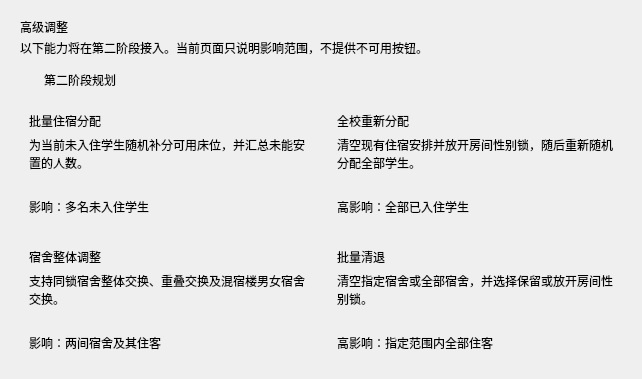
<?xml version="1.0" encoding="UTF-8"?>
<ui version="4.0">
 <class>AdvancedAdjustmentPage</class>
 <widget class="QWidget" name="AdvancedAdjustmentPage">
  <layout class="QVBoxLayout" name="pageLayout" stretch="0,0,1">
   <property name="spacing"><number>14</number></property><property name="leftMargin"><number>20</number></property><property name="topMargin"><number>18</number></property><property name="rightMargin"><number>20</number></property><property name="bottomMargin"><number>18</number></property>
   <item>
    <layout class="QVBoxLayout" name="headingLayout"><property name="spacing"><number>3</number></property>
     <item><widget class="QLabel" name="headingLabel"><property name="text"><string>高级调整</string></property><property name="pageHeading" stdset="0"><bool>true</bool></property></widget></item>
     <item><widget class="QLabel" name="headingDescriptionLabel"><property name="text"><string>以下能力将在第二阶段接入。当前页面只说明影响范围，不提供不可用按钮。</string></property><property name="wordWrap"><bool>true</bool></property><property name="pageDescription" stdset="0"><bool>true</bool></property></widget></item>
    </layout>
   </item>
   <item><widget class="QLabel" name="phaseLabel"><property name="text"><string>第二阶段规划</string></property><property name="phaseBadge" stdset="0"><bool>true</bool></property><property name="alignment"><set>Qt::AlignmentFlag::AlignCenter</set></property><property name="maximumSize"><size><width>120</width><height>30</height></size></property></widget></item>
   <item>
    <layout class="QGridLayout" name="cardGrid"><property name="horizontalSpacing"><number>14</number></property><property name="verticalSpacing"><number>14</number></property>
     <item row="0" column="0">
      <widget class="QFrame" name="batchAssignmentCard"><property name="advancedCard" stdset="0"><bool>true</bool></property><layout class="QVBoxLayout" name="batchAssignmentLayout"><item><widget class="QLabel" name="batchAssignmentTitle"><property name="text"><string>批量住宿分配</string></property><property name="detailHeading" stdset="0"><bool>true</bool></property></widget></item><item><widget class="QLabel" name="batchAssignmentDescription"><property name="text"><string>为当前未入住学生随机补分可用床位，并汇总未能安置的人数。</string></property><property name="wordWrap"><bool>true</bool></property><property name="pageDescription" stdset="0"><bool>true</bool></property></widget></item><item><spacer name="batchAssignmentSpacer"><property name="orientation"><enum>Qt::Orientation::Vertical</enum></property><property name="sizeHint" stdset="0"><size><width>20</width><height>20</height></size></property></spacer></item><item><widget class="QLabel" name="batchAssignmentImpact"><property name="text"><string>影响：多名未入住学生</string></property><property name="detailSubheading" stdset="0"><bool>true</bool></property></widget></item></layout></widget>
     </item>
     <item row="0" column="1">
      <widget class="QFrame" name="reassignmentCard"><property name="advancedCard" stdset="0"><bool>true</bool></property><layout class="QVBoxLayout" name="reassignmentLayout"><item><widget class="QLabel" name="reassignmentTitle"><property name="text"><string>全校重新分配</string></property><property name="detailHeading" stdset="0"><bool>true</bool></property></widget></item><item><widget class="QLabel" name="reassignmentDescription"><property name="text"><string>清空现有住宿安排并放开房间性别锁，随后重新随机分配全部学生。</string></property><property name="wordWrap"><bool>true</bool></property><property name="pageDescription" stdset="0"><bool>true</bool></property></widget></item><item><spacer name="reassignmentSpacer"><property name="orientation"><enum>Qt::Orientation::Vertical</enum></property><property name="sizeHint" stdset="0"><size><width>20</width><height>20</height></size></property></spacer></item><item><widget class="QLabel" name="reassignmentImpact"><property name="text"><string>高影响：全部已入住学生</string></property><property name="detailSubheading" stdset="0"><bool>true</bool></property></widget></item></layout></widget>
     </item>
     <item row="1" column="0">
      <widget class="QFrame" name="dormSwapCard"><property name="advancedCard" stdset="0"><bool>true</bool></property><layout class="QVBoxLayout" name="dormSwapLayout"><item><widget class="QLabel" name="dormSwapTitle"><property name="text"><string>宿舍整体调整</string></property><property name="detailHeading" stdset="0"><bool>true</bool></property></widget></item><item><widget class="QLabel" name="dormSwapDescription"><property name="text"><string>支持同锁宿舍整体交换、重叠交换及混宿楼男女宿舍交换。</string></property><property name="wordWrap"><bool>true</bool></property><property name="pageDescription" stdset="0"><bool>true</bool></property></widget></item><item><spacer name="dormSwapSpacer"><property name="orientation"><enum>Qt::Orientation::Vertical</enum></property><property name="sizeHint" stdset="0"><size><width>20</width><height>20</height></size></property></spacer></item><item><widget class="QLabel" name="dormSwapImpact"><property name="text"><string>影响：两间宿舍及其住客</string></property><property name="detailSubheading" stdset="0"><bool>true</bool></property></widget></item></layout></widget>
     </item>
     <item row="1" column="1">
      <widget class="QFrame" name="clearDormCard"><property name="advancedCard" stdset="0"><bool>true</bool></property><layout class="QVBoxLayout" name="clearDormLayout"><item><widget class="QLabel" name="clearDormTitle"><property name="text"><string>批量清退</string></property><property name="detailHeading" stdset="0"><bool>true</bool></property></widget></item><item><widget class="QLabel" name="clearDormDescription"><property name="text"><string>清空指定宿舍或全部宿舍，并选择保留或放开房间性别锁。</string></property><property name="wordWrap"><bool>true</bool></property><property name="pageDescription" stdset="0"><bool>true</bool></property></widget></item><item><spacer name="clearDormSpacer"><property name="orientation"><enum>Qt::Orientation::Vertical</enum></property><property name="sizeHint" stdset="0"><size><width>20</width><height>20</height></size></property></spacer></item><item><widget class="QLabel" name="clearDormImpact"><property name="text"><string>高影响：指定范围内全部住客</string></property><property name="detailSubheading" stdset="0"><bool>true</bool></property></widget></item></layout></widget>
     </item>
    </layout>
   </item>
  </layout>
 </widget>
 <resources/>
 <connections/>
</ui>
